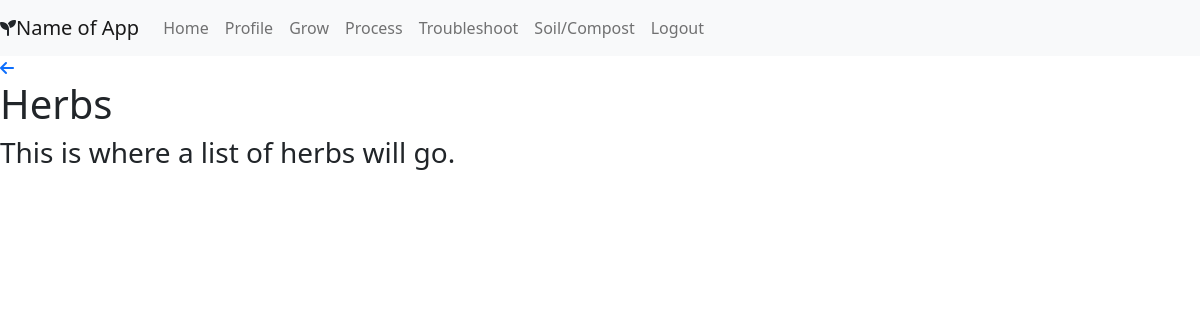
The app's page /grow/herbs (signed in), older data.
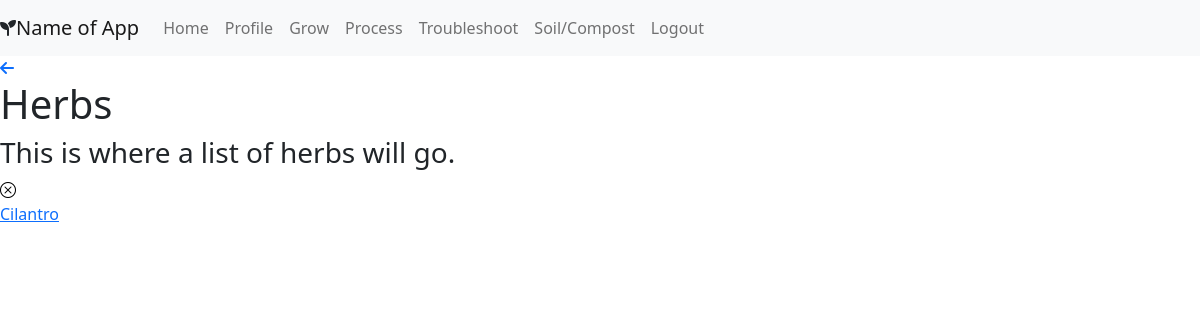
The same page, newer data.
### portfolio/models.py (models this page shows, shortened)
class Plant(models.Model):
    users_like = models.ManyToManyField(User, related_name = "plants_liked")
    category = models.CharField(max_length = 45)
    name = models.CharField(max_length = 45)
    plant_pic = models.ImageField(upload_to=None, height_field=None, width_field=None, max_length=100, blank=True, null=True)
    latin_name = models.CharField(max_length = 45, null=True)
    sun = models.CharField(max_length = 45, null=True)
    water = models.CharField(max_length = 255, null=True)
    spacing = models.CharField(max_length = 45, null=True)
    height_width = models.CharField(max_length = 45, null=True)
    days_to_harvest = models.CharField(max_length = 45, null=True)
    pH = models.CharField(max_length = 45, null=True)
    planting = models.TextField(null = True)
    family=models.CharField(max_length = 45, null=True)
    soil_reqs = models.TextField(null = True)
    companion_plants = models.TextField(null = True)
    dont_plant_near = models.TextField(null = True)
    pruning = models.TextField(null = True)
    harvesting = models.TextField(null = True)
    common_pests = models.TextField(null = True)
    medicinal_props = models.TextField(null = True)
    edibility = models.TextField(null = True)
    other_uses = models.TextField(null = True)
    specific_notes = models.TextField(null = True)
    created_at = models.DateTimeField(auto_now_add=True)
    updated_at = models.DateTimeField(auto_now=True)
    objects = PlantManager()

### portfolio/views.py (the view)
# urls.py: path('grow/herbs', views.herbs),
def herbs(request):
    context={
        'all_plants': Plant.objects.filter(category="herbs"),
        'current_user' : User.objects.get(id = request.session['user_id']),
    }
    return render(request, 'herbs.html', context)

### portfolio/templates/herbs.html (shortened to what this page needs)
<!DOCTYPE html>
<html lang="en">
<head>
    <link href="https://cdn.jsdelivr.net/npm/bootstrap@5.0.0-beta3/dist/css/bootstrap.min.css" rel="stylesheet"
>
    <link rel="stylesheet" href="https://cdn.jsdelivr.net/npm/bootstrap-icons@1.4.1/font/bootstrap-icons.css">
    {% load static %}
    <link rel="stylesheet" href="{% static 'css/styles.css' %}">
</head>
<body>
    <div>
        <nav class="navbar navbar-expand-lg navbar-light bg-light sticky-top">
            <i class="fas fa-seedling"></i><a class="navbar-brand" href="#"> Name of App</a>
            <div class="collapse navbar-collapse" id="navbarNavAltMarkup">
                <div class="navbar-nav">
                    <a class="nav-item nav-link" href="/home">Home</a>
                    <a class="nav-item nav-link" href="/profile/{{current_user.id}}">Profile</a>
                    <a class="nav-item nav-link" href="/grow">Grow</a>
                    <a class="nav-item nav-link" href="#">Process</a>
                    <a class="nav-item nav-link" href="#">Troubleshoot</a>
                    <a class="nav-item nav-link" href="#">Soil/Compost</a>
                    <a class="nav-item nav-link" href="/logout">Logout</a>
                </div>
            </div>
        </nav>
    </div>
    <a href="/grow"><i class="fas fa-arrow-left"></i></a>
    <h1>Herbs</h1>
    <h3>This is where a list of herbs will go.</h3>
    {% for plant in all_plants %}
    <form action="/plant/delete/{{plant.id}}" method="POST">
        <button type="submit" value="Remove Plant" style="border: none; background-color: transparent;"><i
                class="bi-x-circle"></i></button>
    </form>
    <a href="/grow/details/{{plant.id}}">
        <p>{{plant.name}}</p>
    </a>
    {% endfor %}
</body>
</html>

Row changes from the older to the newer data that the page shows:
now on this page (row edited): Plant: name "Cilantro"
